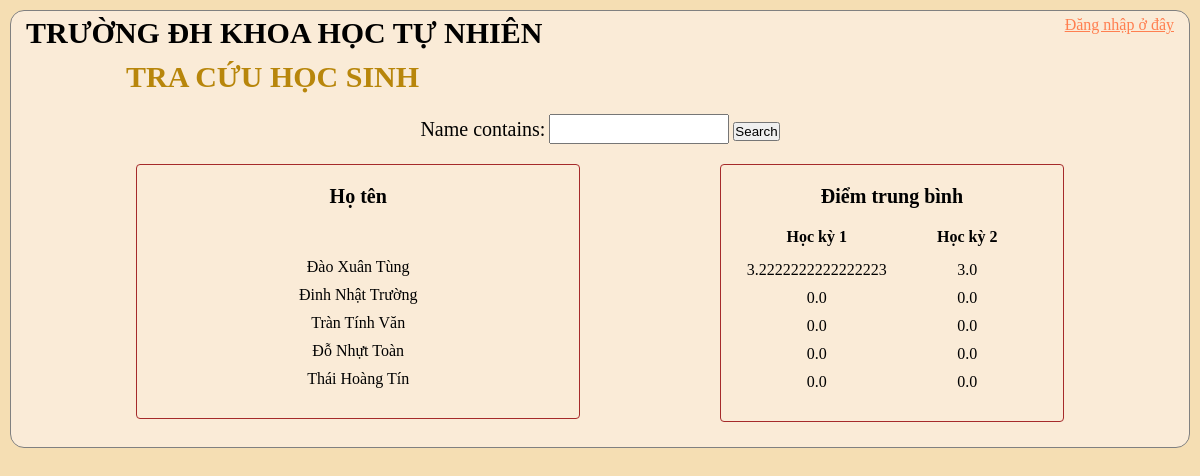
Before: /searchStudent/ with the older database file.
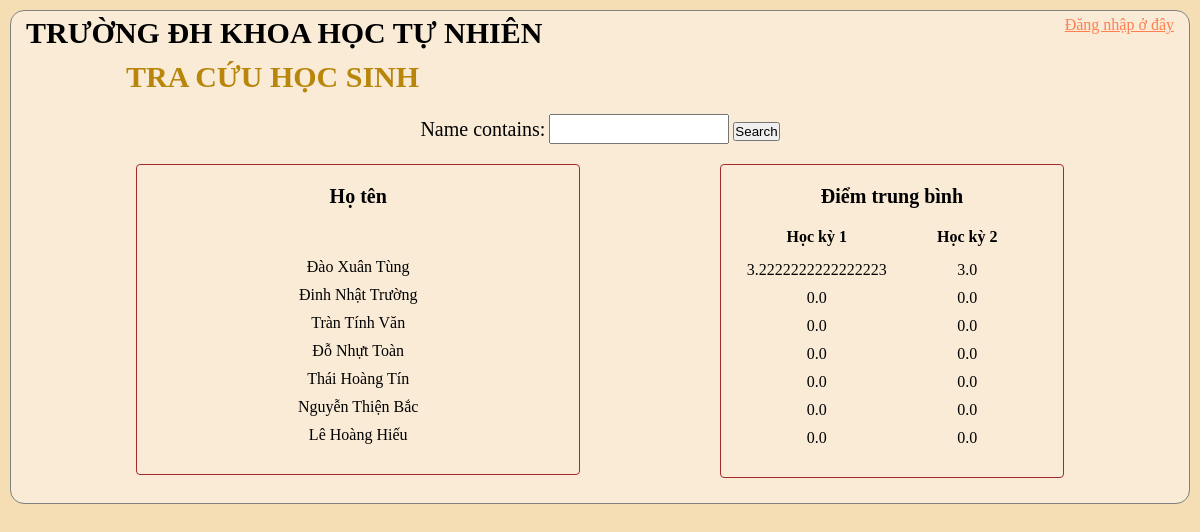
After: the same page with the newer database file.
### Student/models.py (models this page shows, shortened)
class Student(models.Model):
	user = models.OneToOneField(User, null=True, blank=True, on_delete=models.CASCADE,related_name='Student')
	name = models.CharField(max_length = 200, null = True)
	GIOITINH = (
		('Nam','Nam'),
		('Nữ','Nữ'),
		)
	sex = models.CharField(max_length = 200, null = True, choices = GIOITINH)
	birthday = models.DateField(null = True)
	email = models.CharField(max_length = 200, null = True)
	house_location = models.CharField(max_length = 200, null = True)
	classes = models.ForeignKey(Classes, null = True, on_delete = models.CASCADE)

### Student/views.py (the view)
# urls.py: path('searchStudent/',views.searchStudent, name = 'searchStudent'),
def searchStudent(request):
	students = Student.objects.all()
	avgScores1 = []
	avgScores2 = []
	myFilter = StudentFilter(request.GET, queryset=students)
	students = myFilter.qs
	for i in students:
		temp = i.score_set.all()
		for j in temp:
			if j.semester == 'học kỳ 1':
				avgScores1.append(AvgScore(j))
			else:
				avgScores2.append(AvgScore(j))
	context = {'students':students,'avgScores1':avgScores1,'avgScores2':avgScores2,'myFilter':myFilter}
	return render(request, 'Student/searchStudent.html',context)

### Student/models.py (called while the page is built)
def AvgScore(Score):
	return (float(Score.Toan) + float(Score.Ly) + float(Score.Hoa)
	 + float(Score.Sinh) + float(Score.Su) + float(Score.Dia)
	 + float(Score.Van) + float(Score.Daoduc) + float(Score.TheDuc))/9

### Student/templates/Student/searchStudent.html (shortened to what this page needs)
    {% load static %}
<!DOCTYPE html>
<html lang="en">
<head>
    <link rel="stylesheet" type="text/css" href="{% static '/css/main.css' %}">
</head>
<body>
    <div class="main-container">
        <div class="navigation-top">
            <div id="KHTN">
                <h1>TRƯỜNG ĐH KHOA HỌC TỰ NHIÊN</h1>
            </div>
            <div class="choice">
                <p><a href="{% url 'login' %}">Đăng nhập ở đây</a></p>
            </div>
        </div>
        <h2>TRA CỨU HỌC SINH</h2>
            <div class="content">
                <div class="search">
                    <div>
                        <form method="get">
                            {{myFilter.form}}
                            <button class="btn btn-primary" type="submit">Search</button>
                        </form>
                    </div>
                </div>
            </div>
            <div class="content">
                <div class="info-name">
                    <h4>Họ tên</h4>
                    {% for i in students %}
                    <p>{{i.name}}</p>
                    {% endfor %}
                </div>
                <div class="score-name">
                    <h4>Điểm trung bình</h4>
                    <div class="content">
                        <div class="hk-tb">
                            <p>Học kỳ 1</p>
                            <ul>
                                {% for i in avgScores1 %}
                                <li>{{i}}</li>
                                {% endfor %}
                            </ul>
                        </div>
                        <div class="hk-tb">
                            <p>Học kỳ 2</p>
                            <ul>
                                {% for i in avgScores2 %}
                                <li>{{i}}</li>
                                {% endfor %}
                            </ul>
                        </div>
                    </div>
                </div>
            </div>
    </div>
</body>

### static/css/main.css (style rules this page uses)
* { padding: 0; margin: 0; box-sizing: border-box; }
body { background-color: wheat; }
.main-container { border: 1px solid gray; padding: 5px; margin: 10px; border-radius: 14px; background-color: antiquewhite; height: 100%; }
.navigation-top { display: flex; justify-content: space-between; }
#KHTN h1 { font-size: 30px; margin-left: 10px; }
.choice { display: inline-block; }
.choice p { display: inline; padding: 10px; }
.search input { block-size: 30px; width: 180px; font-size: 20px; }
.search label { font-weight: normal; font-size: 20px; }
.choice a { color: coral; }
h2 { color: darkgoldenrod; padding-inline-start: 10px; margin-top: 10px; font-size: 30px; margin-left: 100px; }
.content { display: flex; justify-content: space-evenly; height: 100%; }
.search { display: flex; justify-content:space-evenly; margin-top: 20px; }
h4 { text-align: center; padding-bottom: 20px; font-size: 15px; }
.info-name h4 { text-align: center; padding-bottom: 50px; font-size: 20px; }
.score-name h4 { text-align: center; padding-bottom: 20px; font-size: 20px; }
.hk-tb { flex: 0.5; }
.hk-tb p { text-align: center; font-weight: bold; padding-bottom: 15px; }
.info-name p { text-align: center; font-size: 16px; padding-bottom: 10px; }
.info-name { flex: 0.4; border: 1px solid brown; border-radius: 4px; height: 100%; padding: 20px; margin: 20px; }
.score-name { flex: 0.3; border: 1px solid brown; border-radius: 4px; height: 100%; padding: 20px; margin: 20px; }
.mon-hoc li, .hk1 li, .hk2 li, .hk-tb li { text-align: center; list-style-type: none; padding-bottom: 10px; }

Changed rows visible on the page:
added Student: name "Nguyễn Thiện Bắc"
added Student: name "Lê Hoàng Hiếu"
Other visible differences:
new list line: "0.0"
